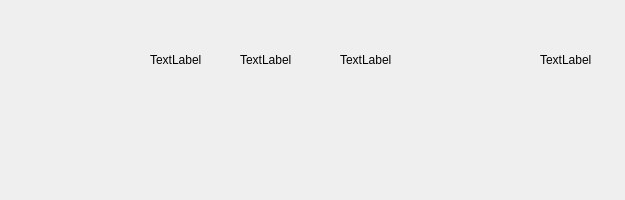
<?xml version="1.0" encoding="UTF-8"?>
<ui version="4.0">
 <class>RecordItemWidget</class>
 <widget class="QWidget" name="RecordItemWidget">
  <property name="geometry">
   <rect>
    <x>0</x>
    <y>0</y>
    <width>625</width>
    <height>200</height>
   </rect>
  </property>
  <property name="windowTitle">
   <string>Form</string>
  </property>
  <widget class="QLabel" name="label">
   <property name="geometry">
    <rect>
     <x>20</x>
     <y>30</y>
     <width>91</width>
     <height>111</height>
    </rect>
   </property>
   <property name="text">
    <string>&lt;img src=&quot;:/icon/document.svg&quot;/&gt;</string>
   </property>
   <property name="alignment">
    <set>Qt::AlignCenter</set>
   </property>
  </widget>
  <widget class="QLabel" name="label_2">
   <property name="geometry">
    <rect>
     <x>150</x>
     <y>50</y>
     <width>69</width>
     <height>20</height>
    </rect>
   </property>
   <property name="text">
    <string>TextLabel</string>
   </property>
  </widget>
  <widget class="QLabel" name="label_3">
   <property name="geometry">
    <rect>
     <x>240</x>
     <y>50</y>
     <width>69</width>
     <height>20</height>
    </rect>
   </property>
   <property name="text">
    <string>TextLabel</string>
   </property>
  </widget>
  <widget class="QLabel" name="label_4">
   <property name="geometry">
    <rect>
     <x>340</x>
     <y>50</y>
     <width>69</width>
     <height>20</height>
    </rect>
   </property>
   <property name="text">
    <string>TextLabel</string>
   </property>
  </widget>
  <widget class="QLabel" name="label_5">
   <property name="geometry">
    <rect>
     <x>540</x>
     <y>50</y>
     <width>69</width>
     <height>20</height>
    </rect>
   </property>
   <property name="text">
    <string>TextLabel</string>
   </property>
  </widget>
 </widget>
 <resources/>
 <connections/>
</ui>
